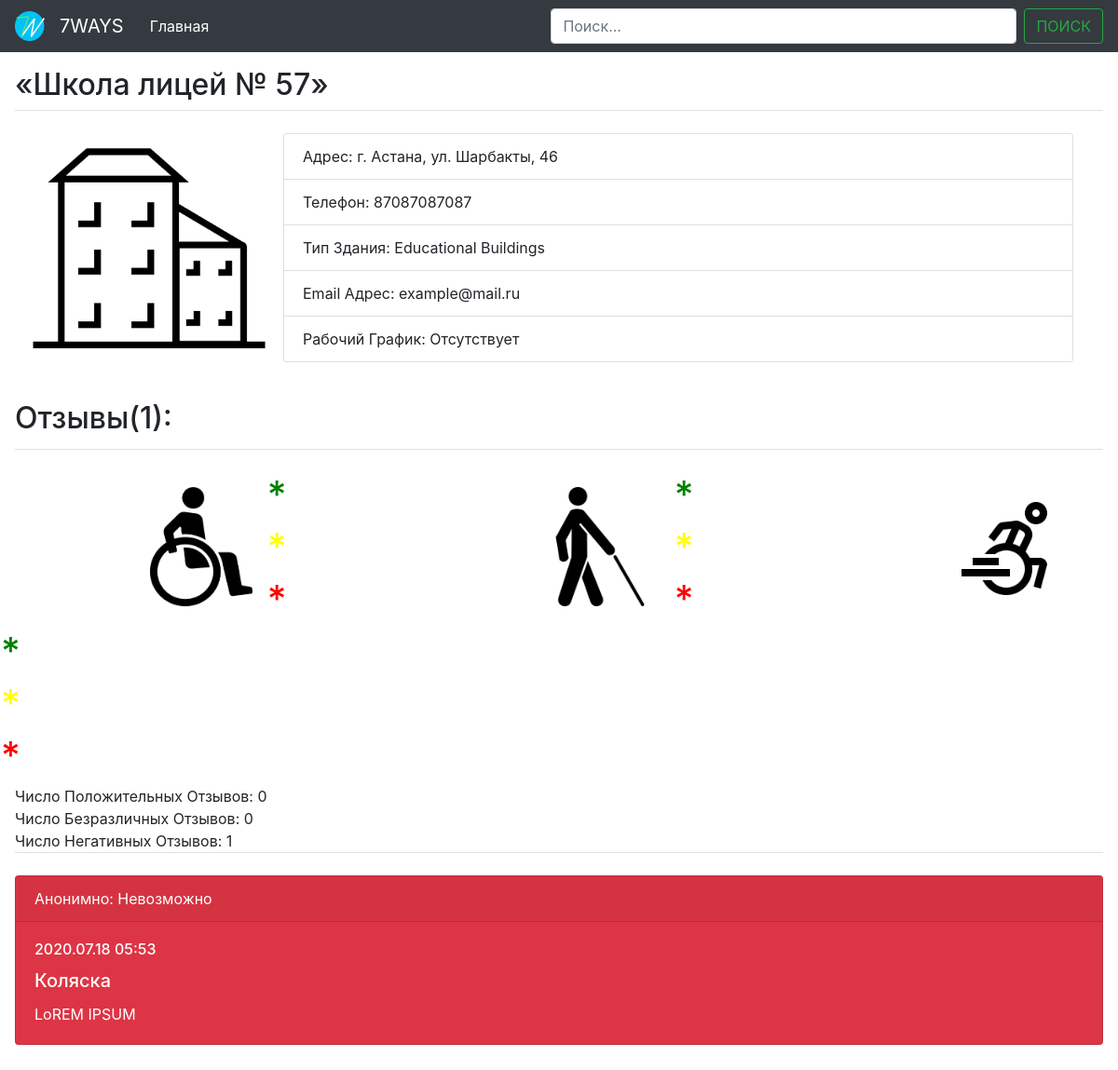
Page /10/ on the committed database.
### MainApp/models.py (models this page shows)
class Place(models.Model):
    place_name = models.CharField(max_length=1000)
    place_phone = models.CharField(default="", max_length=100, blank=True)
    place_address = models.TextField(default="", max_length=100, blank=True)
    place_building_type = MultiSelectField(choices=building_type, max_choices=1, default=None)
    place_email = models.CharField(default="", max_length=100, null=True, blank=True)

class Review(models.Model):
    place_id = models.ForeignKey(Place, on_delete=models.CASCADE, null=True)
    reviewers_disability_type = MultiSelectField(choices=disability_type, max_choices=1, default=None)
    reviewers_attitude = MultiSelectField(choices=review_attitude, max_choices=1, default=None)
    reviewers_comment = models.TextField(default="", max_length=700)
    review_date = models.DateTimeField(auto_now_add=True)

### MainApp/views.py (the view)
# urls.py: path('<int:place_id>/', views.place_details, name="place_det"),
def place_details(request, place_id):
    place = get_object_or_404(Place, pk=place_id)
    place.save()
    work_time = WorkTime.objects.filter(place_id=place_id)
    comments = Review.objects.filter(place_id=place_id)
    place_image = PlaceImages.objects.filter(place_id=place_id)
    good_comments = []
    tolerable_comments = []
    impossible_comments = []
    for comm in comments:
        if "Good" in comm.reviewers_attitude:
            good_comments.append(comm)
        elif "Impossible" in comm.reviewers_attitude:
            impossible_comments.append(comm)
        else:
            tolerable_comments.append(comm)
    return render(request, "MainApp/place_page.html", {'place': place,
                                                       'work_time': work_time,
                                                       'comments': comments,
                                                       'place_image': place_image,
                                                       'good_comments': good_comments.__len__(),
                                                       'tolerable_comments': tolerable_comments.__len__(),
                                                       'impossible_comments': impossible_comments.__len__(),
                                                       })

### MainApp/templates/MainApp/place_page.html (shortened to what this page needs)
<!DOCTYPE html>
<html lang="en">
<head>
    <link rel="stylesheet" href="https://maxcdn.bootstrapcdn.com/bootstrap/4.0.0/css/bootstrap.min.css">
    <link rel="stylesheet" href="/static/css/style.css"/>
</head>
<body>
<nav class="navbar navbar-expand-lg navbar-dark bg-dark">
    <img class="main-logo" src="/static/logotype/7WaysLogoPrototype2.png" width="32" height="32">
    <p class="navbar-brand" >7WAYS</p>
    <div class="collapse navbar-collapse" id="navbarSupportedContent">
        <ul class="navbar-nav mr-auto">
            <li class="nav-item active">
                <a class="nav-link" href="{% url 'MainApp:index' %}">Главная <span class="sr-only">(current)</span></a>
            </li>
        </ul>
        <form class="form-inline my-2 my-lg-0">
            <input class="form-control mr-sm-2" type="search" placeholder="Поиск..." aria-label="Search">
            <button class="btn btn-outline-success my-2 my-sm-0" type="submit">ПОИСК</button>
        </form>
    </div>
</nav>
{% block content %}
    <div class="content" >
        <legend class="border-bottom mb-4"> <h2>{{ place.place_name }} </h2></legend>
        <div class="place_img float-left">
            {% if place_image %}
                {% for img in place_image %}
                    <img src="{{ img.place_img.url }}">
                {% endfor %}
            {% else %}
                <img class="place_img" src="/static/sketches/house_v1.png" >
            {% endif %}
        </div>
        <div class="place_info">
            <ul class="list-group">
                <li class="list-group-item">Адрес: {% if place.place_address %} {{ place.place_address }}
                {% else %} {{ "Отсутствует" }}
                {%   endif %}</li>
                <li class="list-group-item">Телефон:  {% if place.place_phone %} {{ place.place_phone }}
                {% else %} {{ "Отсутствует" }}
                {%   endif %}</li>
                <li class="list-group-item">Тип Здания: {% if place.place_building_type %} {{ place.place_building_type }}
                {% else %} {{ "Отсутствует" }}
                {%   endif %}</li>
                <li class="list-group-item">Email Адрес: {% if place.place_email %} {{ place.place_email }}
                {% else %} {{ "Отсутствует" }}
                {%   endif %}</li>
                <li class="list-group-item">Рабочий График: {% if work_time %}
                    {% for time in work_time %}
                        <div class="timelist">
                            {{ time.start_time|time:"H:i" }} - {{ time.end_time|time:"H:i" }} : {{ time.working_days }}</div>
                    {% endfor %}
                {% else %} {{ "Отсутствует" }}
                {% endif %}</li>
            </ul>
        </div>
    </div>
    <div class="content">
        <div class="comment-section">
            <legend class="border-bottom mb-4">
                <div class="navbar-brand" style="margin-top: 1em"> <h2>Отзывы({{ comments.count }}): </h2></div></legend>
            <div class="row">
                <div class="column">
                    <img class="place_det_rating_img" src="/static/inapp%20sketches/wheelchair_man_rating.jpg">
                </div>
                <div class="column" style="margin-left: 0; margin-right: 7em">
                    <h1 style="color: green">*</h1>
                    <h1 style="color: yellow">*</h1>
                    <h1 style="color: red">*</h1>
                </div>
                <div class="column">
                    <img class="place_det_rating_img" src="/static/inapp%20sketches/caneman_rating.jpg">
                </div>
                <div class="column" style="margin-left: 0; margin-right: 7em">
                    <h1 style="color: green">*</h1>
                    <h1 style="color: yellow">*</h1>
                    <h1 style="color: red">*</h1>
                </div>
                <div class="column">
                    <img class="place_det_rating_img" src="/static/inapp%20sketches/electrowheelman_rating.jpg">
                </div>
                <div class="column" style="margin-left: 0; margin-right: 7em">
                    <h1 style="color: green">*</h1>
                    <h1 style="color: yellow">*</h1>
                    <h1 style="color: red">*</h1>
                </div>
            </div>
            <div class="comment-counter">Число Положительных Отзывов: {{ good_comments }}</div>
            <div class="comment-counter">Число Безразличных Отзывов: {{ tolerable_comments }}</div>
            <div class="comment-counter">Число Негативных Отзывов: {{ impossible_comments }}</div>
            <legend class="border-bottom mb-4"></legend>
            {% for comment in comments %}
                {% if  "Good" in  comment.reviewers_attitude %}
                    <div class="card text-white bg-success">
                        <div class="card-header">Анонимно: {{ comment.reviewers_attitude }}</div>
                        <div class="card-body">
                            <h6 class="card-title"> {{ comment.review_date|date:'Y.m.d H:i' }}</h6>
                            <h5 class="card-title">{{ comment.reviewers_disability_type }}</h5>
                            <p class="card-text">{{ comment.reviewers_comment }}</p>
                        </div>
                    </div>
                {% elif  "Impossible" in  comment.reviewers_attitude %}
                    <div class="card text-white bg-danger">
                        <div class="card-header">Анонимно: {{ comment.reviewers_attitude }}</div>
                        <div class="card-body">
                            <h6 class="card-title"> {{ comment.review_date|date:'Y.m.d H:i' }} </h6>
                            <h5 class="card-title">{{ comment.reviewers_disability_type }}</h5>
                            <p class="card-text">{{ comment.reviewers_comment }}</p>
                        </div>
                    </div>
                {% endif %}
                <br>
            {% endfor %}
        </div>
    </div>
{% endblock %}
</body>
</html>

### static/css/style.css (style rules this page uses)
input.form-control { width: 500px!important; }
.navbar-brand { margin: 0; margin-right: 1em; -webkit-touch-callout: none; -webkit-user-select: none; -khtml-user-select: none; -moz-user-select: none; -ms-user-select: none; user-select: none; }
.content { margin: 1em; }
.main-logo { margin-right: 1em; }
.place_info { margin-left: 1em; margin-right: 2em; }
img.place_img { width: 16em; margin: 1em; }
.place_det_rating_img { height: 8em; margin: 1em; }
.column { margin-left: 9em; }

### rows in the picture
Place: place_name "«Школа лицей № 57»", place_address "г. Астана, ул. Шарбакты, 46", place_phone "87087087087", place_building_type "Educational Buildings", place_email "example@mail.ru"
Review: reviewers_attitude "Невозможно", review_date "2020.07.18 05:53", reviewers_disability_type "Коляска", reviewers_comment "LoREM IPSUM"

### other values in the picture
{{ "Отсутствует" }} "Отсутствует"
{{ comments.count }} "1"
{{ good_comments }} "0"
{{ tolerable_comments }} "0"
{{ impossible_comments }} "1"
